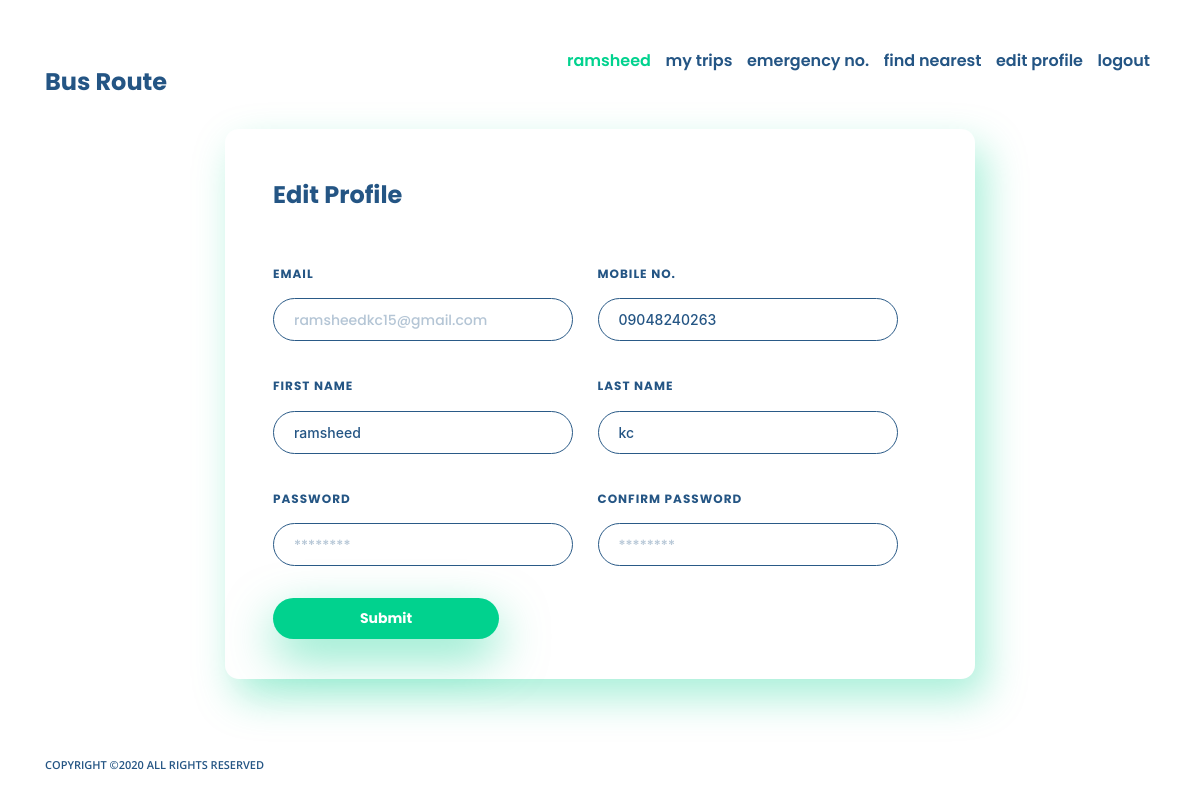
The app's page /accounts/edit/ (signed in) with its own data.
### accounts/models.py (models this page shows)
class UserAccounts(AbstractUser):
    username = None
    email = models.EmailField(_('email address'), unique=True)
    is_bus_owner = models.BooleanField(default=False)
    phone_regex = RegexValidator(regex=r'^\+?1?\d{9,15}$', message="Invalid format, ex: '+999999999'.")
    phone = models.CharField(validators=[phone_regex], max_length=17, blank=True, null=True)
    USERNAME_FIELD = 'email'
    REQUIRED_FIELDS = []
    objects = UserManager()

### accounts/views.py (the view)
# urls.py: path('edit/',views.edit_view),
def edit_view(request):
    if request.method == "POST":
        form = UpdationForm(request.POST,instance=request.user)
        if form.is_valid():
            password1 = request.POST.get("password1")
            password2 = request.POST.get("password2")
            if password1 and password2:
                if password1 == password1:
                    request.user.set_password(password1)
                    update_session_auth_hash(request, request.user)
                    print("set")
                    form.save()
                    messages.success(request, 'User Details and Passwords Updated!')
                else:
                    messages.error(request, 'Password mismatch!')
                    return redirect("/accounts/edit/")
            else:
                form.save()
                messages.success(request, 'User Details Updated!')
            return redirect("/")
        else:
            return render(request, 'accounts/edit.html',{"form":form})
    else:
        form = UpdationForm(instance=request.user)
        return render(request,"accounts/edit.html",{"form":form})

### accounts/forms.py
class UpdationForm(UserChangeForm):
    class Meta:
        model = UserAccounts
        fields = ["phone","first_name","last_name","password"]

### templates/accounts/edit.html (shortened to what this page needs)
{% extends 'base.html' %}
{% load static %}
{% block content %}
            <div class="register-card mt-4 pt-5 pl-4 pr-4 pl-sm-5">
                <div>
                    <form action="" method="POST">
                    <p class="form-heading-register">Edit Profile</p>
                    <div class="form-group-reg">
                        <label for="email" class="form-label-bus-reg">Email</label>
                        <input type="email" disabled value="" class="form-control-bus-reg " id="email" placeholder="{{ request.user }}">
                    </div>
                    <div class="form-group-reg">
                        <label for="phone" class="form-label-bus-reg">Mobile No.</label>
                        <input type="text" name="phone" value="{% if form.phone.value %}{{ form.phone.value }}{% endif %}" class="form-control-bus-reg {% if form.phone.errors %} error-input {% endif %}" id="phone" placeholder="+9874563210">
                    </div>
                    <div class="form-group-reg">
                        <label for="firstname" class="form-label-bus-reg">First Name</label>
                        <input type="text"  value="{% if form.first_name.value %}{{ form.first_name.value }}{% endif %}" name="first_name" class="form-control-bus-reg {% if form.first_name.errors %} error-input {% endif %}" id="firstname" placeholder="john">
                    </div>
                    <div class="form-group-reg">
                        <label for="lastname" class="form-label-bus-reg">Last Name</label>
                        <input type="text" name="last_name" value="{% if form.last_name.value %}{{ form.last_name.value }}{% endif %}" class="form-control-bus-reg {% if form.last_name.errors %} error-input {% endif %}" id="lastname" placeholder="smith">
                    </div>
                    <div class="form-group-reg">
                        <label for="password1" class="form-label-bus-reg">Password</label>
                        <input type="password" name="password1" class="form-control-bus-reg {% if form.password1.errors %} error-input {% endif %}" id="password1" placeholder="********">
                    </div>
                    <div class="form-group-reg">
                        <label for="password2" class="form-label-bus-reg">Confirm Password</label>
                        <input type="password" name="password2" class="form-control-bus-reg {% if form.password2.errors %} error-input {% endif %}" id="password2" placeholder="********">
                    </div>
                    <div class="mt-4">
                        <input type="submit" value="Submit" class="form-control-bus mt-2 col-4">
                    </div>
                </form>
                </div>
            </div>
        {% endblock %}

### templates/base.html (shortened to what this page needs)
{% load static %}
<!DOCTYPE html>
<html lang="en">
<head>
    <link rel="stylesheet" href="https://maxcdn.bootstrapcdn.com/bootstrap/4.0.0/css/bootstrap.min.css">
    <link rel="stylesheet" href="https://cdnjs.cloudflare.com/ajax/libs/animate.css/3.7.2/animate.min.css">
    <link rel="stylesheet" href="https://stackpath.bootstrapcdn.com/font-awesome/4.7.0/css/font-awesome.min.css">
    <link rel="stylesheet" href="https://cdnjs.cloudflare.com/ajax/libs/jquery-confirm/3.3.2/jquery-confirm.min.css">
    <link href="{% static 'accounts/css/style.css' %}"  rel="stylesheet">
</head>
<body>
    <div class="container mt-5">
        <header>
            <nav>
                <div class="nav-logo">
                    <a href="/" class="heading-main-link"><span class="heading-main">Bus Route</span></a>
                </div>
                <ul class="nav-ul">
                    {% if not request.user.is_authenticated %}
                    <li><a href="/accounts/user/login/">login</a></li>
                    <li><a href="/accounts/user/register/">register</a></li>
                    {% else %}
                    <li><a href="#" style="color: #01D28E;">{{ request.user.first_name }}</a></li>
                    {% if perms.accounts.owner_rights %}
                    <li><a href="/bus/owner/rent/">rent a bus</a></li>
                    {% else %}
                    <li><a href="/bus/user/mytrip/">my trips</a></li>
                    {% endif %}
                    <li><a href="/bus/user/emergency/">emergency no.</a></li>
                    <li><a href="/bus/user/nearest/all/">find nearest</a></li>
                    <li><a href="/accounts/edit/">edit profile</a></li>
                    <li><a href="/accounts/logout/">logout</a></li>
                    {% endif %}
                </ul>
            </nav>
        </header>
        <article>
            {% block content %}
            {% endblock %}
        </article>
        <footer>
            <div class="row  mt-sm-4 mt-3 pt-sm-5 pt-0 ">
                <div class="col-sm-10">
                    <p class="footer-text d-inline-block">Copyright ©2020 All rights reserved</p>
                </div>
                <div class="col-sm-2">
                </div>
            </div>
        </footer>
    </div>
</body>
</html>

### accounts/static/accounts/css/style.css (style rules this page uses)
body { overflow-x: hidden; }
nav { display: flex; justify-content: space-between; }
.nav-ul { display: inline-block; list-style-type: none; }
.nav-ul li { display: inline-block; margin: 0px 5px 0px 5px; }
.nav-ul li a { color: #245584; font-weight: 600; font-size: 16px; font-family: Poppins; font-style: normal; }
.nav-logo { display: inline-block; }
.heading-main { font-family: Poppins; font-style: normal; font-weight: bold; font-size: 24px; color: #245584; }
.heading-main-link { text-decoration: none; }
.form-group-reg { display: inline-block; margin-right: 20px; }
.form-label-bus, .form-label-bus-reg { font-family: Poppins; font-style: normal; font-weight: bold; font-size: 12px; letter-spacing: 1px; line-height: 79.4%; text-transform: uppercase; display: block; color: #FFFFFF; margin: 40px 0px 20px 0px; }
.form-label-bus-reg { color: #245584; }
.form-control-bus,.form-control-bus-reg { border: 1px solid rgba(255, 255, 255, 0.97); box-sizing: border-box; border-radius: 33px; background: transparent; font-size: 14px; font-weight: 500; width: 300px; padding: 10px 20px; outline: none; color: rgba(255, 255, 255,1); }
.form-control-bus-reg { color: #245584; border: 1px solid rgba(36, 85, 132, 0.97); }
.form-control-bus::placeholder,.form-control-bus-reg::placeholder { font-family: Poppins; font-style: normal; font-weight: 500; font-size: 14px; text-transform: lowercase; color: rgba(255, 255, 255, 0.34); }
.form-control-bus-reg::placeholder { color: rgba(36, 85, 132, 0.34); }
.form-control-bus[type="submit"] { background: #01D28E; box-shadow: 0px 18px 48px rgba(1, 210, 142, 0.5); border: none; font-family: Poppins; font-style: normal; font-weight: bold; font-size: 14px; }
.footer-text { font-family: Open Sans; font-style: normal; font-weight: 600; font-size: 11px; text-transform: uppercase; color: #245584; }
.register-card { width: 750px; height: 550px; margin: 0 auto; background: #FFFFFF; box-shadow: 10px 18px 40px rgba(1, 210, 142, 0.35); border-radius: 14px; }
.form-heading-register { font-family: Poppins; font-style: normal; font-weight: bold; font-size: 24px; color: #245584; }

### records on screen
UserAccounts: user.first_name "ramsheed", user "ramsheedkc15@gmail.com", phone "09048240263", first_name "ramsheed", last_name "kc"
